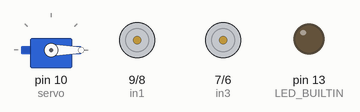
Simulated run of this sketch. Board: Arduino Uno, built with avr-gcc and run on an emulated ATmega328P. Shown: servo, motor-driver pin pairs drawn as motors (green arrow = first pin HIGH = forward, orange = second pin HIGH = backward, longer = more drive, scaled by the enable pin), output pins drawn as LEDs (lit = HIGH).

Above: at 0.1 s.
At 2.1 s:
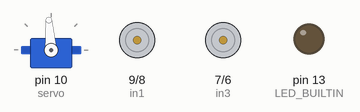
At 20.1 s:
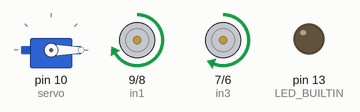
At 38.1 s:
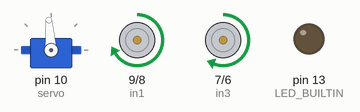
Timing chart, 0 to 39.6 s (numbered marks = the images above):
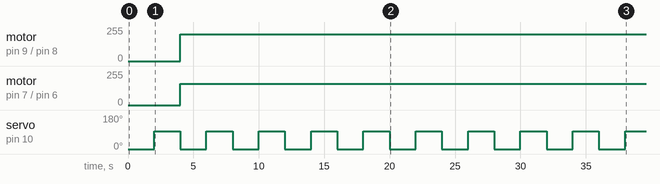

Measured:
- by itself, motor on pin 9 (in1) / pin 8 (in2): stopped → forward 200/255 at 4.0 s
- by itself, motor on pin 7 (in3) / pin 6 (in4): stopped → forward 160/255 at 4.0 s
- by itself, servo on pin 10 (servo): alternates 94° for 2.0 s and 0° for 2.0 s

The sketch:

test.ino
```cpp
#include <Wire.h>
#include <Adafruit_MLX90614.h>
#include <Servo.h>

Adafruit_MLX90614 mlx = Adafruit_MLX90614();

Servo servo;
#define echoPin 3
#define trigPin 4
#define SENSOR_LINE_PIN A0
#define buttonPin 2
#define k 13.0
#define enA 11
#define in1 9
#define in2 8
#define enB 5
#define in3 7
#define in4 6
int buttonState = 0;
int value1;

void setup() {
  servo.attach(10);
  mlx.begin();
  pinMode(LED_BUILTIN,OUTPUT);
  Serial.begin(9600);
  pinMode(trigPin, OUTPUT);
  pinMode(echoPin, INPUT);
  pinMode(enA, OUTPUT);
  pinMode(enB, OUTPUT);
  pinMode(in1, OUTPUT);
  pinMode(in2, OUTPUT);
  pinMode(in3, OUTPUT);
  pinMode(in4, OUTPUT);
  pinMode(buttonPin, INPUT_PULLUP);

}
void loop()

{
    servo.write(0); //ставим вал под 0

   delay(2000); //ждем 2 секунды

    servo.write(94); //ставим вал под 180

    delay(2000); //ждем 2 секунды

    analogWrite(enA, 200);
    analogWrite(enB, 160);
    digitalWrite(in1, HIGH);
    digitalWrite(in2, LOW);
    digitalWrite(in3, HIGH);
    digitalWrite(in4, LOW);

}
```
